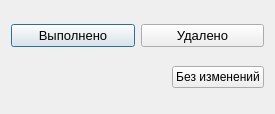
<?xml version="1.0" encoding="UTF-8"?>
<ui version="4.0">
 <class>Dialog_zayav</class>
 <widget class="QDialog" name="Dialog_zayav">
  <property name="geometry">
   <rect>
    <x>0</x>
    <y>0</y>
    <width>275</width>
    <height>114</height>
   </rect>
  </property>
  <property name="windowTitle">
   <string>Статус заявки</string>
  </property>
  <layout class="QVBoxLayout" name="verticalLayout">
   <item>
    <layout class="QHBoxLayout" name="horizontalLayout">
     <item>
      <widget class="QPushButton" name="pushButton_save">
       <property name="font">
        <font>
         <pointsize>10</pointsize>
        </font>
       </property>
       <property name="text">
        <string>Выполнено</string>
       </property>
      </widget>
     </item>
     <item>
      <widget class="QPushButton" name="pushButton_delete">
       <property name="font">
        <font>
         <pointsize>10</pointsize>
        </font>
       </property>
       <property name="text">
        <string>Удалено</string>
       </property>
      </widget>
     </item>
    </layout>
   </item>
   <item>
    <layout class="QHBoxLayout" name="horizontalLayout_2">
     <item>
      <spacer name="horizontalSpacer">
       <property name="orientation">
        <enum>Qt::Horizontal</enum>
       </property>
       <property name="sizeHint" stdset="0">
        <size>
         <width>40</width>
         <height>20</height>
        </size>
       </property>
      </spacer>
     </item>
     <item>
      <widget class="QPushButton" name="pushButton_cancel">
       <property name="text">
        <string>Без изменений</string>
       </property>
      </widget>
     </item>
    </layout>
   </item>
  </layout>
 </widget>
 <resources/>
 <connections/>
</ui>
